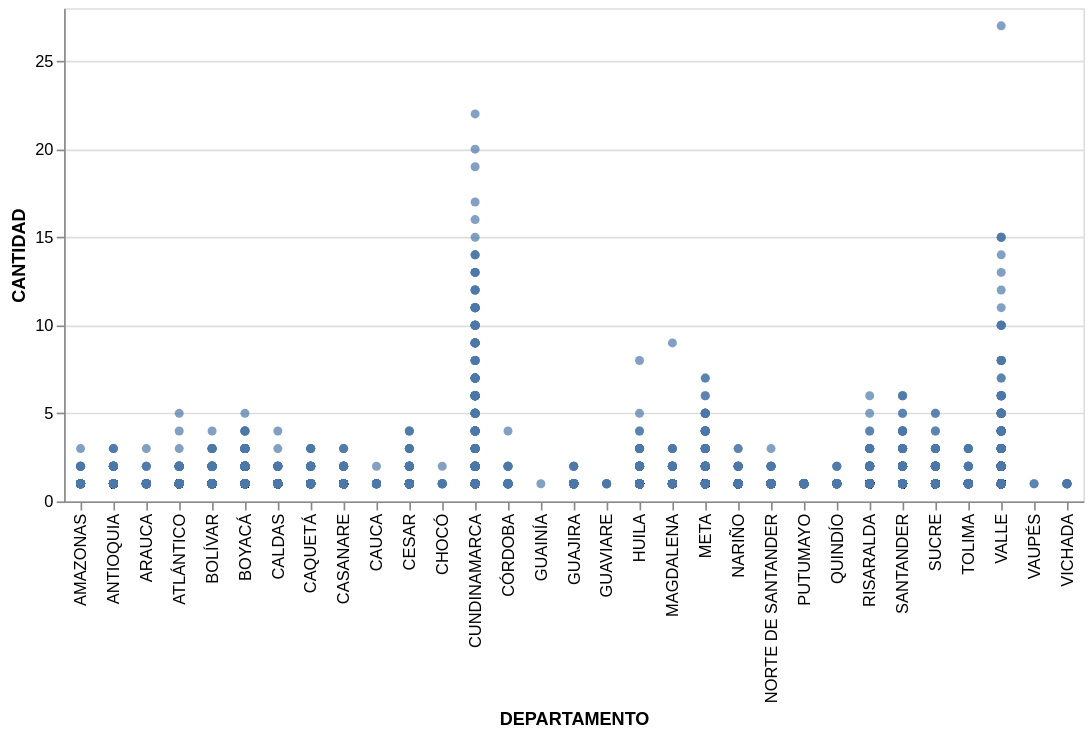

This figure's notebook cell:
### Code cell
# Vamos a genera un grafico de dispersion que incluya: Departamentos y Nro. de casos reportados por Departamento.
# Intanciar un objeto Chart con el dataframe df como parámetro
base = alt.Chart(df)

# Llamar el método mark_circle() para especificar que va a trazar un diagrama de dispersión (scatter plot)
chart = base.mark_circle()

# Especificar el nombre de las columnas:
chart.encode(x='DEPARTAMENTO', y='CANTIDAD')

### Figure 1 — Vega-Lite specification as saved in the notebook (floating-point values rounded to 4 significant figures; data arrays with more than 128 entries replaced by an {"elided": "..."} marker saying what was removed)
{"config": {"view": {"continuousWidth": 400, "continuousHeight": 300}}, "data": {"name": "data-ef7b094600960c3ad7f90c665cd16e5e"}, "mark": "circle", "encoding": {"x": {"field": "DEPARTAMENTO", "type": "nominal"}, "y": {"field": "CANTIDAD", "type": "quantitative"}}, "$schema": "https://vega.github.io/schema/vega-lite/v4.17.0.json", "datasets": {"data-ef7b094600960c3ad7f90c665cd16e5e": {"elided": "4998 records"}}}
